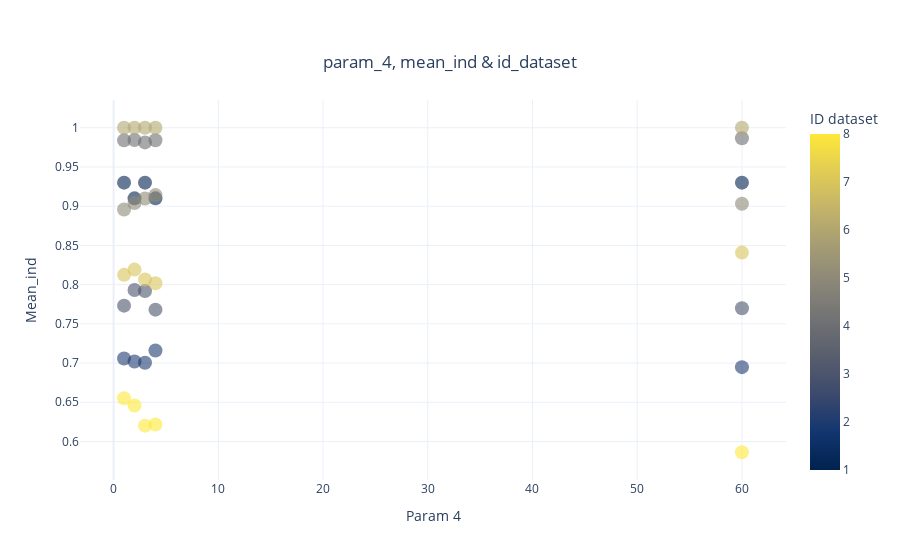

The notebook cell this image was saved under:
### Markdown cell above
We can see that `param_[1, 2, 3]` always have the same values (i.e., `[10, 0, 5]`). Only `param_4` has different values so we will use it to make a plot.

### Code cell
def plot_mean_param_dataset(df: pd.DataFrame) -> None:
   data = [go.Scatter(x = df['param_4'],
                     y = df['mean_ind'],
                     mode = 'markers',
                     marker = dict(size = 14,
                                    color = df['id_dataset'],
                                    showscale = True,
                                    colorscale = 'Cividis',
                                    colorbar = dict(title='ID dataset'),
                                    opacity = 0.6
                                 ))]

   layout = go.Layout(title=dict(text='param_4, mean_ind & id_dataset',
                                 y=0.9,
                                 x=0.5,
                                 xanchor= 'center',
                                 yanchor= 'top'),
                     xaxis={'title':'Param 4'},
                     yaxis=dict(title = 'Mean_ind'),
                     hovermode = 'closest',
                     template = 'plotly_white')

   fig = go.Figure(data = data, layout = layout)
   iplot(fig)

plot_mean_param_dataset(df_alg10)

### Figure 1 — Plotly figure (JSON) as saved in the notebook; plotly's stock layout.template omitted (floating-point values rounded to 4 significant figures)
{"data": [{"marker": {"color": [1, 1, 1, 1, 1, 2, 2, 2, 2, 2, 3, 3, 3, 3, 3, 4, 4, 4, 4, 4, 5, 5, 5, 5, 5, 6, 6, 6, 6, 6, 7, 7, 7, 7, 7, 8, 8, 8, 8, 8], "colorbar": {"title": {"text": "ID dataset"}}, "colorscale": [[0, "#00224e"], [0.1111, "#123570"], [0.2222, "#3b496c"], [0.3333, "#575d6d"], [0.4444, "#707173"], [0.5556, "#8a8678"], [0.6667, "#a59c74"], [0.7778, "#c3b369"], [0.8889, "#e1cc55"], [1, "#fee838"]], "opacity": 0.6, "showscale": true, "size": 14}, "mode": "markers", "type": "scatter", "x": [60, 1, 2, 3, 4, 60, 1, 2, 3, 4, 60, 1, 2, 3, 4, 60, 1, 2, 3, 4, 60, 1, 2, 3, 4, 60, 1, 2, 3, 4, 60, 1, 2, 3, 4, 60, 1, 2, 3, 4], "y": [0.93, 0.93, 0.91, 0.93, 0.91, 0.6948, 0.7058, 0.7021, 0.7003, 0.716, 0.77, 0.7732, 0.7932, 0.7917, 0.7681, 0.9867, 0.9839, 0.9845, 0.9813, 0.9841, 0.903, 0.8959, 0.9039, 0.9098, 0.9142, 1, 1, 1, 1, 1, 0.8408, 0.8125, 0.8192, 0.8067, 0.8017, 0.5863, 0.6551, 0.6458, 0.6202, 0.6217]}], "layout": {"hovermode": "closest", "title": {"text": "param_4, mean_ind & id_dataset", "x": 0.5, "xanchor": "center", "y": 0.9, "yanchor": "top"}, "xaxis": {"title": {"text": "Param 4"}}, "yaxis": {"title": {"text": "Mean_ind"}}}}
